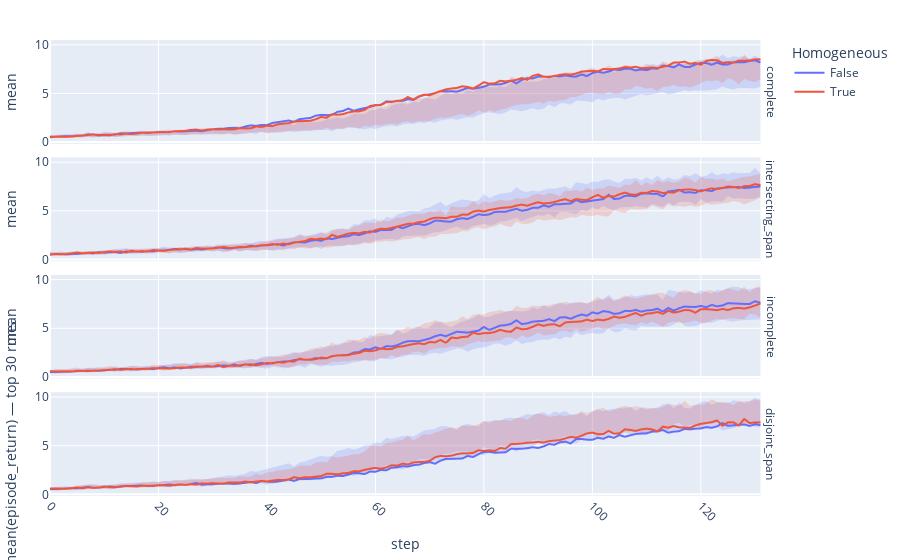

Notebook code cell kept with this figure:
### Code cell
import pandas as pd
import numpy as np
import plotly.express as px
import plotly.graph_objects as go
import math

KEY = "env_runners/episode_return_mean"
TOP_X = 30   # examples: 5 (top 5 runs)

# ---- 1) Build long-form df from df_tr ----
records = []
for row in df_tr.itertuples():
    hist = getattr(row, "history", None)
    if KEY not in hist:
        continue
    series = hist[KEY] #
    # Make a unique ID per original training run/row
    trace_id = getattr(row, "run_id", row.Index)
    for step, val in enumerate(series):
        records.append({
            "step": step,
            "value": val,
            "sensor_conf": getattr(row, "sensor_conf"),
            "induced_hom": bool(getattr(row, "induced_hom")),
            "trace_id": trace_id,
        })

df_long = pd.DataFrame.from_records(records)

# # Stable facet order
cats_order = list(pd.unique(df_long["sensor_conf"]))
df_long["sensor_conf"] = pd.Categorical(df_long["sensor_conf"], categories=cats_order, ordered=True)

# ---- 2) Score each run within (sensor_conf, induced_hom) ----
def tail_mean(group: pd.DataFrame) -> float:
    # (sensor_conf, induced_hom, trace_id) subset across steps
    vals = group["value"].to_numpy()
    if len(vals) == 0:
        return -np.inf
    w = max(5, math.ceil(0.10 * len(vals)))  # last 10% (>=5)
    w = min(w, len(vals))
    return float(np.mean(vals[-w:]))

scores = (
    df_long
    .groupby(["sensor_conf", "induced_hom", "trace_id"], observed=True, sort=False)
    .apply(tail_mean)
    .rename("perf")
    .reset_index()
)

# ---- 3) Keep top X per (sensor_conf, induced_hom) ----
perf_series = scores.set_index(["sensor_conf", "induced_hom", "trace_id"])["perf"]

def select_top_x(s: pd.Series) -> pd.Index:
    n = len(s)
    if n == 0:
        return s.index[:0]
    if isinstance(TOP_X, float) and 0 < TOP_X <= 1:
        k = max(1, math.ceil(TOP_X * n))
    elif isinstance(TOP_X, int) and TOP_X >= 1:
        k = min(TOP_X, n)
    else:
        raise ValueError("TOP_X must be an int >=1 or float in (0,1].")
    return s.nlargest(k).index  # tie-breaks by value then by index order

winners_idx = (
    perf_series
    .groupby(level=[0, 1], observed=True)
    .apply(select_top_x)
    .explode()
)

winner_keys = set(winners_idx)
mask = df_long.set_index(["sensor_conf", "induced_hom", "trace_id"]).index.isin(winner_keys)
df_long_top = df_long[mask].copy()

# ---- 4) Aggregate mean + band (std or CI) over top-X only ----
g = (
    df_long_top
    .groupby(["sensor_conf", "induced_hom", "step"], observed=True)
    .agg(mean=("value", "mean"),
         n=("value", "size"),
         std=("value", "std"))
    .reset_index()
)
g["std"] = g["std"].fillna(0.0)
g["se"] = g["std"] / np.sqrt(g["n"].clip(lower=1))

# Choose your band: 1*std (wider, intuitive) or 1.96*se (95% CI)
USE_STD_BAND = True
g["band"] = g["std"] if USE_STD_BAND else 1.96 * g["se"]
g["lower"] = g["mean"] - g["band"]
g["upper"] = g["mean"] + g["band"]

# ---- 5) Base figure (mean lines) ----
fig = px.line(
    g,
    x="step",
    y="mean",
    color="induced_hom",
    facet_row="sensor_conf",
)
fig.for_each_annotation(lambda a: a.update(text=a.text.split("=")[-1]))

# ---- 6) Shaded ribbons (mean ± band) ----
colorway = fig.layout.colorway or px.colors.qualitative.Plotly
color_levels = list(g["induced_hom"].drop_duplicates())

def hex_to_rgba(hex_color, alpha=0.20):
    hex_color = hex_color.lstrip("#")
    r, gg, b = tuple(int(hex_color[i:i+2], 16) for i in (0, 2, 4))
    return f"rgba({r},{gg},{b},{alpha})"

color_map = {lvl: colorway[i % len(colorway)] for i, lvl in enumerate(color_levels)}
fill_map  = {lvl: hex_to_rgba(color_map[lvl], 0.20) for lvl in color_levels}

for (conf, ih), df_grp in g.groupby(["sensor_conf", "induced_hom"], observed=True):
    row_idx = cats_order.index(conf) + 1
    df_grp = df_grp.sort_values("step")

    fig.add_trace(
        go.Scatter(
            x=df_grp["step"], y=df_grp["upper"],
            mode="lines", line=dict(width=0),
            showlegend=False, hoverinfo="skip", legendgroup=f"{ih}",
        ),
        row=row_idx, col=1
    )
    fig.add_trace(
        go.Scatter(
            x=df_grp["step"], y=df_grp["lower"],
            mode="lines", line=dict(width=0),
            fill="tonexty", fillcolor=fill_map[ih],
            showlegend=False, hoverinfo="skip", legendgroup=f"{ih}",
        ),
        row=row_idx, col=1
    )

title_suffix = (
    f"top {TOP_X*100:.0f}% runs" if isinstance(TOP_X, float)
    else f"top {TOP_X} runs"
)
fig.update_layout(
    yaxis_title=f"mean(episode_return) — {title_suffix}",
    legend_title_text="Homogeneous",
    margin=dict(t=40, r=10, b=10, l=10),
)
fig.update_xaxes(tickangle=45)

fig.show()

### Figure 1 — Plotly figure (JSON) as saved in the notebook; plotly's stock layout.template omitted (floating-point values rounded to 4 significant figures; data arrays with more than 128 entries replaced by an {"elided": "..."} marker saying what was removed)
{"data": [{"hovertemplate": "induced_hom=False<br>sensor_conf=complete<br>step=%{x}<br>mean=%{y}<extra></extra>", "legendgroup": "False", "line": {"color": "#636efa", "dash": "solid"}, "marker": {"symbol": "circle"}, "mode": "lines", "name": "False", "showlegend": true, "type": "scattergl", "x": {"elided": "132 int values"}, "xaxis": "x4", "y": {"elided": "132 float values"}, "yaxis": "y4"}, {"hovertemplate": "induced_hom=False<br>sensor_conf=intersecting_span<br>step=%{x}<br>mean=%{y}<extra></extra>", "legendgroup": "False", "line": {"color": "#636efa", "dash": "solid"}, "marker": {"symbol": "circle"}, "mode": "lines", "name": "False", "showlegend": false, "type": "scattergl", "x": {"elided": "132 int values"}, "xaxis": "x3", "y": {"elided": "132 float values"}, "yaxis": "y3"}, {"hovertemplate": "induced_hom=False<br>sensor_conf=incomplete<br>step=%{x}<br>mean=%{y}<extra></extra>", "legendgroup": "False", "line": {"color": "#636efa", "dash": "solid"}, "marker": {"symbol": "circle"}, "mode": "lines", "name": "False", "showlegend": false, "type": "scattergl", "x": {"elided": "132 int values"}, "xaxis": "x2", "y": {"elided": "132 float values"}, "yaxis": "y2"}, {"hovertemplate": "induced_hom=False<br>sensor_conf=disjoint_span<br>step=%{x}<br>mean=%{y}<extra></extra>", "legendgroup": "False", "line": {"color": "#636efa", "dash": "solid"}, "marker": {"symbol": "circle"}, "mode": "lines", "name": "False", "showlegend": false, "type": "scattergl", "x": {"elided": "132 int values"}, "xaxis": "x", "y": {"elided": "132 float values"}, "yaxis": "y"}, {"hovertemplate": "induced_hom=True<br>sensor_conf=complete<br>step=%{x}<br>mean=%{y}<extra></extra>", "legendgroup": "True", "line": {"color": "#EF553B", "dash": "solid"}, "marker": {"symbol": "circle"}, "mode": "lines", "name": "True", "showlegend": true, "type": "scattergl", "x": {"elided": "132 int values"}, "xaxis": "x4", "y": {"elided": "132 float values"}, "yaxis": "y4"}, {"hovertemplate": "induced_hom=True<br>sensor_conf=intersecting_span<br>step=%{x}<br>mean=%{y}<extra></extra>", "legendgroup": "True", "line": {"color": "#EF553B", "dash": "solid"}, "marker": {"symbol": "circle"}, "mode": "lines", "name": "True", "showlegend": false, "type": "scattergl", "x": {"elided": "132 int values"}, "xaxis": "x3", "y": {"elided": "132 float values"}, "yaxis": "y3"}, {"hovertemplate": "induced_hom=True<br>sensor_conf=incomplete<br>step=%{x}<br>mean=%{y}<extra></extra>", "legendgroup": "True", "line": {"color": "#EF553B", "dash": "solid"}, "marker": {"symbol": "circle"}, "mode": "lines", "name": "True", "showlegend": false, "type": "scattergl", "x": {"elided": "132 int values"}, "xaxis": "x2", "y": {"elided": "132 float values"}, "yaxis": "y2"}, {"hovertemplate": "induced_hom=True<br>sensor_conf=disjoint_span<br>step=%{x}<br>mean=%{y}<extra></extra>", "legendgroup": "True", "line": {"color": "#EF553B", "dash": "solid"}, "marker": {"symbol": "circle"}, "mode": "lines", "name": "True", "showlegend": false, "type": "scattergl", "x": {"elided": "132 int values"}, "xaxis": "x", "y": {"elided": "132 float values"}, "yaxis": "y"}, {"hoverinfo": "skip", "legendgroup": "False", "line": {"width": 0}, "mode": "lines", "showlegend": false, "type": "scatter", "x": {"elided": "132 int values"}, "xaxis": "x", "y": {"elided": "132 float values"}, "yaxis": "y"}, {"fill": "tonexty", "fillcolor": "rgba(99,110,250,0.2)", "hoverinfo": "skip", "legendgroup": "False", "line": {"width": 0}, "mode": "lines", "showlegend": false, "type": "scatter", "x": {"elided": "132 int values"}, "xaxis": "x", "y": {"elided": "132 float values"}, "yaxis": "y"}, {"hoverinfo": "skip", "legendgroup": "True", "line": {"width": 0}, "mode": "lines", "showlegend": false, "type": "scatter", "x": {"elided": "132 int values"}, "xaxis": "x", "y": {"elided": "132 float values"}, "yaxis": "y"}, {"fill": "tonexty", "fillcolor": "rgba(239,85,59,0.2)", "hoverinfo": "skip", "legendgroup": "True", "line": {"width": 0}, "mode": "lines", "showlegend": false, "type": "scatter", "x": {"elided": "132 int values"}, "xaxis": "x", "y": {"elided": "132 float values"}, "yaxis": "y"}, {"hoverinfo": "skip", "legendgroup": "False", "line": {"width": 0}, "mode": "lines", "showlegend": false, "type": "scatter", "x": {"elided": "132 int values"}, "xaxis": "x2", "y": {"elided": "132 float values"}, "yaxis": "y2"}, {"fill": "tonexty", "fillcolor": "rgba(99,110,250,0.2)", "hoverinfo": "skip", "legendgroup": "False", "line": {"width": 0}, "mode": "lines", "showlegend": false, "type": "scatter", "x": {"elided": "132 int values"}, "xaxis": "x2", "y": {"elided": "132 float values"}, "yaxis": "y2"}, {"hoverinfo": "skip", "legendgroup": "True", "line": {"width": 0}, "mode": "lines", "showlegend": false, "type": "scatter", "x": {"elided": "132 int values"}, "xaxis": "x2", "y": {"elided": "132 float values"}, "yaxis": "y2"}, {"fill": "tonexty", "fillcolor": "rgba(239,85,59,0.2)", "hoverinfo": "skip", "legendgroup": "True", "line": {"width": 0}, "mode": "lines", "showlegend": false, "type": "scatter", "x": {"elided": "132 int values"}, "xaxis": "x2", "y": {"elided": "132 float values"}, "yaxis": "y2"}, {"hoverinfo": "skip", "legendgroup": "False", "line": {"width": 0}, "mode": "lines", "showlegend": false, "type": "scatter", "x": {"elided": "132 int values"}, "xaxis": "x3", "y": {"elided": "132 float values"}, "yaxis": "y3"}, {"fill": "tonexty", "fillcolor": "rgba(99,110,250,0.2)", "hoverinfo": "skip", "legendgroup": "False", "line": {"width": 0}, "mode": "lines", "showlegend": false, "type": "scatter", "x": {"elided": "132 int values"}, "xaxis": "x3", "y": {"elided": "132 float values"}, "yaxis": "y3"}, {"hoverinfo": "skip", "legendgroup": "True", "line": {"width": 0}, "mode": "lines", "showlegend": false, "type": "scatter", "x": {"elided": "132 int values"}, "xaxis": "x3", "y": {"elided": "132 float values"}, "yaxis": "y3"}, {"fill": "tonexty", "fillcolor": "rgba(239,85,59,0.2)", "hoverinfo": "skip", "legendgroup": "True", "line": {"width": 0}, "mode": "lines", "showlegend": false, "type": "scatter", "x": {"elided": "132 int values"}, "xaxis": "x3", "y": {"elided": "132 float values"}, "yaxis": "y3"}, {"hoverinfo": "skip", "legendgroup": "False", "line": {"width": 0}, "mode": "lines", "showlegend": false, "type": "scatter", "x": {"elided": "132 int values"}, "xaxis": "x4", "y": {"elided": "132 float values"}, "yaxis": "y4"}, {"fill": "tonexty", "fillcolor": "rgba(99,110,250,0.2)", "hoverinfo": "skip", "legendgroup": "False", "line": {"width": 0}, "mode": "lines", "showlegend": false, "type": "scatter", "x": {"elided": "132 int values"}, "xaxis": "x4", "y": {"elided": "132 float values"}, "yaxis": "y4"}, {"hoverinfo": "skip", "legendgroup": "True", "line": {"width": 0}, "mode": "lines", "showlegend": false, "type": "scatter", "x": {"elided": "132 int values"}, "xaxis": "x4", "y": {"elided": "132 float values"}, "yaxis": "y4"}, {"fill": "tonexty", "fillcolor": "rgba(239,85,59,0.2)", "hoverinfo": "skip", "legendgroup": "True", "line": {"width": 0}, "mode": "lines", "showlegend": false, "type": "scatter", "x": {"elided": "132 int values"}, "xaxis": "x4", "y": {"elided": "132 float values"}, "yaxis": "y4"}], "layout": {"annotations": [{"font": {}, "showarrow": false, "text": "disjoint_span", "textangle": 90, "x": 0.98, "xanchor": "left", "xref": "paper", "y": 0.1138, "yanchor": "middle", "yref": "paper"}, {"font": {}, "showarrow": false, "text": "incomplete", "textangle": 90, "x": 0.98, "xanchor": "left", "xref": "paper", "y": 0.3712, "yanchor": "middle", "yref": "paper"}, {"font": {}, "showarrow": false, "text": "intersecting_span", "textangle": 90, "x": 0.98, "xanchor": "left", "xref": "paper", "y": 0.6288, "yanchor": "middle", "yref": "paper"}, {"font": {}, "showarrow": false, "text": "complete", "textangle": 90, "x": 0.98, "xanchor": "left", "xref": "paper", "y": 0.8862, "yanchor": "middle", "yref": "paper"}], "legend": {"title": {"text": "Homogeneous"}, "tracegroupgap": 0}, "margin": {"b": 10, "l": 10, "r": 10, "t": 40}, "xaxis": {"anchor": "y", "domain": [0, 0.98], "tickangle": 45, "title": {"text": "step"}}, "xaxis2": {"anchor": "y2", "domain": [0, 0.98], "matches": "x", "showticklabels": false, "tickangle": 45}, "xaxis3": {"anchor": "y3", "domain": [0, 0.98], "matches": "x", "showticklabels": false, "tickangle": 45}, "xaxis4": {"anchor": "y4", "domain": [0, 0.98], "matches": "x", "showticklabels": false, "tickangle": 45}, "yaxis": {"anchor": "x", "domain": [0, 0.2275], "title": {"text": "mean(episode_return) — top 30 runs"}}, "yaxis2": {"anchor": "x2", "domain": [0.2575, 0.485], "matches": "y", "title": {"text": "mean"}}, "yaxis3": {"anchor": "x3", "domain": [0.515, 0.7425], "matches": "y", "title": {"text": "mean"}}, "yaxis4": {"anchor": "x4", "domain": [0.7725, 1], "matches": "y", "title": {"text": "mean"}}}}
